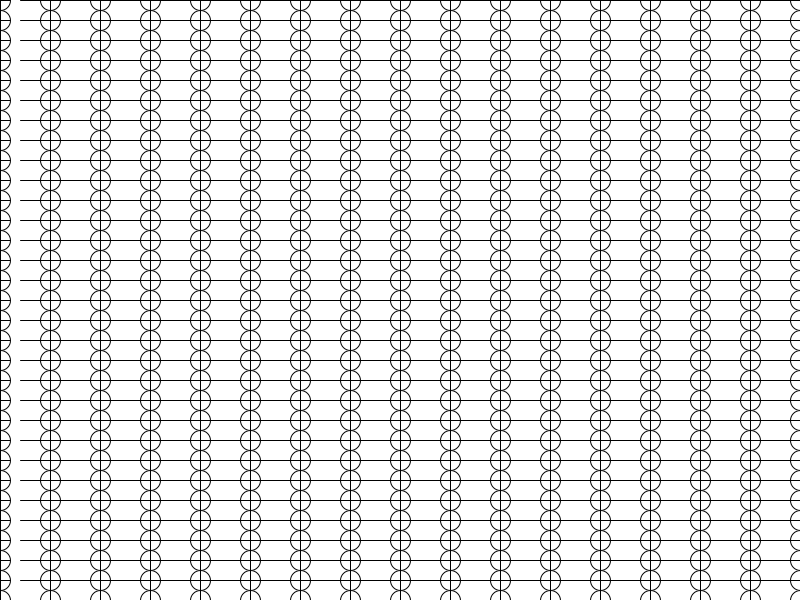
Frame 1 (no input)
Frame 60 (the mouse pressed at the canvas centre just before this capture): identical to frame 1, image omitted
Frame 120 (the mouse held since frame 60 and released just before this capture): identical to frame 1, image omitted

The Processing sketch that drew this single still picture (run headless with seeded random() and noise(); from frame 60 on, the mouse is pressed at the canvas centre):

// Processing sketch: funcion_unidad_sin_rotacion
// ── funcion_unidad_sin_rotacion.pde
float centroX;
float centroY;

void setup() {
  size(800, 600);
  //centroX = width/2;
  //centroY = height/2;
}

void draw() {
  background(255);
  //dibujemos la figura 3 veces en ubicaciones cualquiera
  //dibujaCruz(100,300);
  //dibujaCruz(400,400);
  //dibujaCruz(0,0);
  
  // dibujemos varias veces para el lado
  //for(int i=0; i<40; i++){
  //  dibujaCruz(50*i,20*i);
  //}
  
  //dibujemos varias veces en filas y columnas
  for (int i=0; i<width; i+=10) {
    for (int j=0; j<height; j+=10) {
      dibujaCruz(5*i, 2*j);
    }
  }
  
}

void dibujaCruz(float centroX,  float centroY) {
  ellipse(centroX, centroY, 20, 20);
  line(centroX, centroY - 40, centroX, centroY - 80);
  line(centroX+40, centroY, centroX+80, centroY);
  line(centroX, centroY + 40, centroX, centroY + 80);
  line(centroX-40, centroY, centroX-80, centroY);
}
